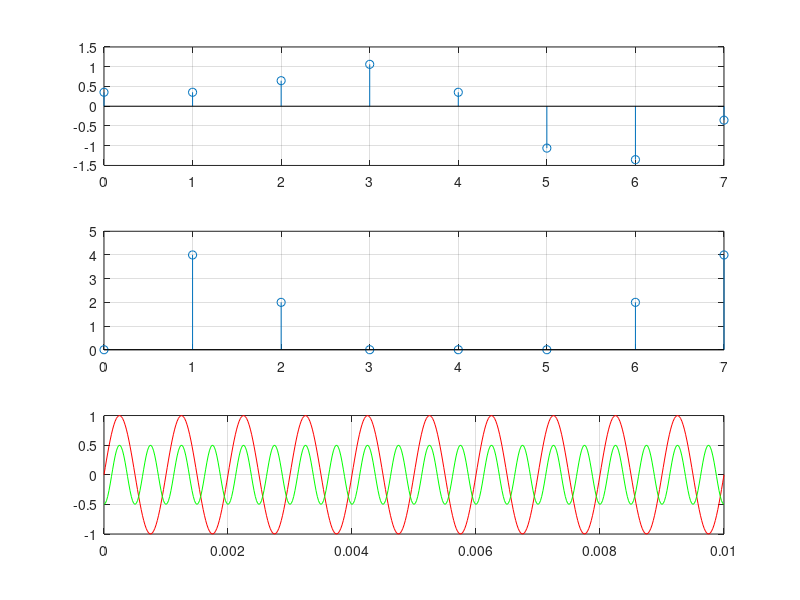

Write MATLAB code to recreate this figure.
clear;
%continuos time sognal to discrete time signal
% x(t)=sin(2*pi*1000*t)+0.5sin(2*pi*2000*t+3*pi/4)
A=0 ;%amplitude
fs=8000 %sampling frequency
F= 0; %continuos frequency
f= F/fs; %discrete frequency
ts=1/fs  
N=8 %N point DFT
n=0:N-1;
x=sin(2*pi*1000/fs*n)+0.5*sin(2*pi*2000/fs*n+3*pi/4);
subplot(3,1,1);
stem(n,x);
grid on;
a=zeros(1,N);
b=zeros(1,N);
X=zeros(1,N);
X_angle=zeros(1,N);
for m=0:N-1
  for i=0:N-1
    a(m+1)=a(m+1)+x(i+1)*cos(2*pi*i*m/N); %real part
    b(m+1)=b(m+1)-x(i+1)*sin(2*pi*i*m/N); %imaginary part
  endfor
  X(m+1)=sqrt(a(m+1)^2 + b(m+1)^2);
  X_angle(m+1)=atan(b(m+1)/a(m+1));
endfor
m=0:N-1;
subplot(3,1,2);
stem(m,X);
grid on;
f=zeros(1,N/2);
amp=zeros(1,N/2);
k=1;
for j=1:N/2
  if X(j)>=1
    disp(X(j));
    f(k)=j*fs/N;
    amp(k)=2*X(j)/N;
    k++;
  endif
endfor
disp('frequency');
disp(f);
disp(amp);
t1=0:1/50000:0.01;
y=amp(1)*sin(2*pi*1000*t1+X_angle(1));
t2=0:1/50000:0.01;
z=amp(2)*sin(2*pi*2000*t2+X_angle(2));

subplot(3,1,3);
plot(t1,y,'r',t2,z,'g');
grid on;

%scatter(x,y3) 